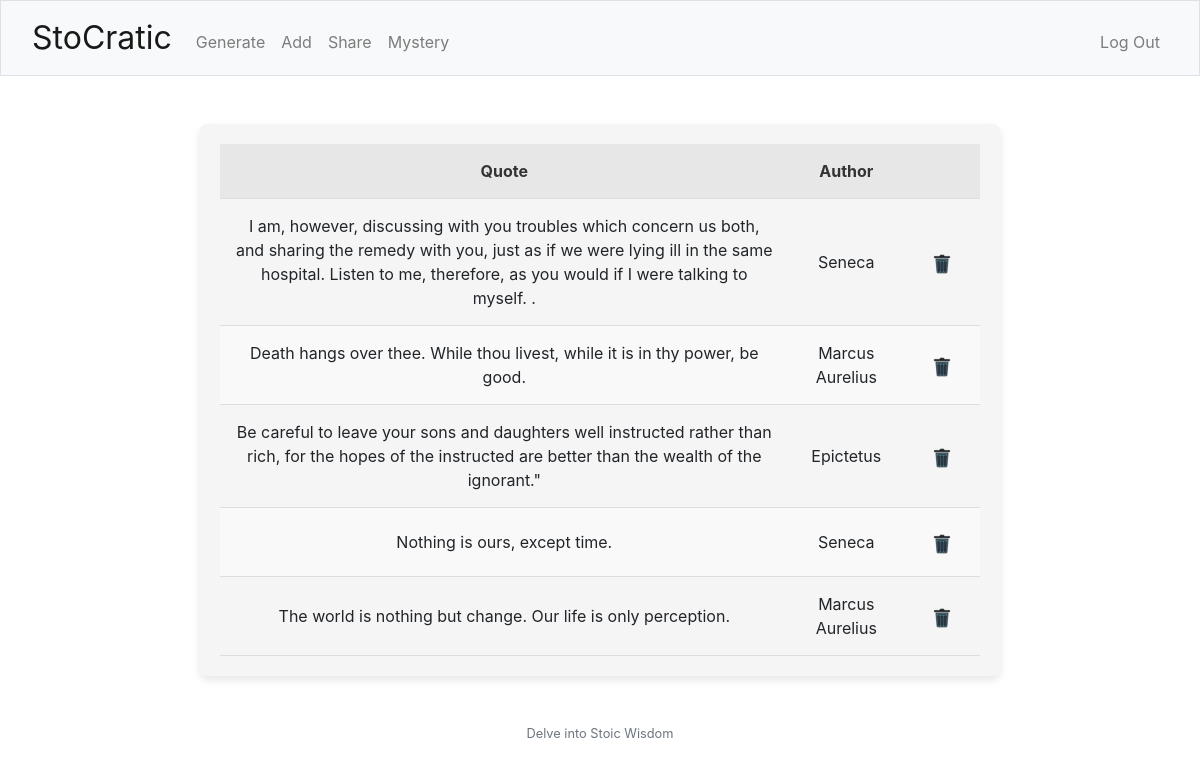
Before: / (signed in) with the older database file.
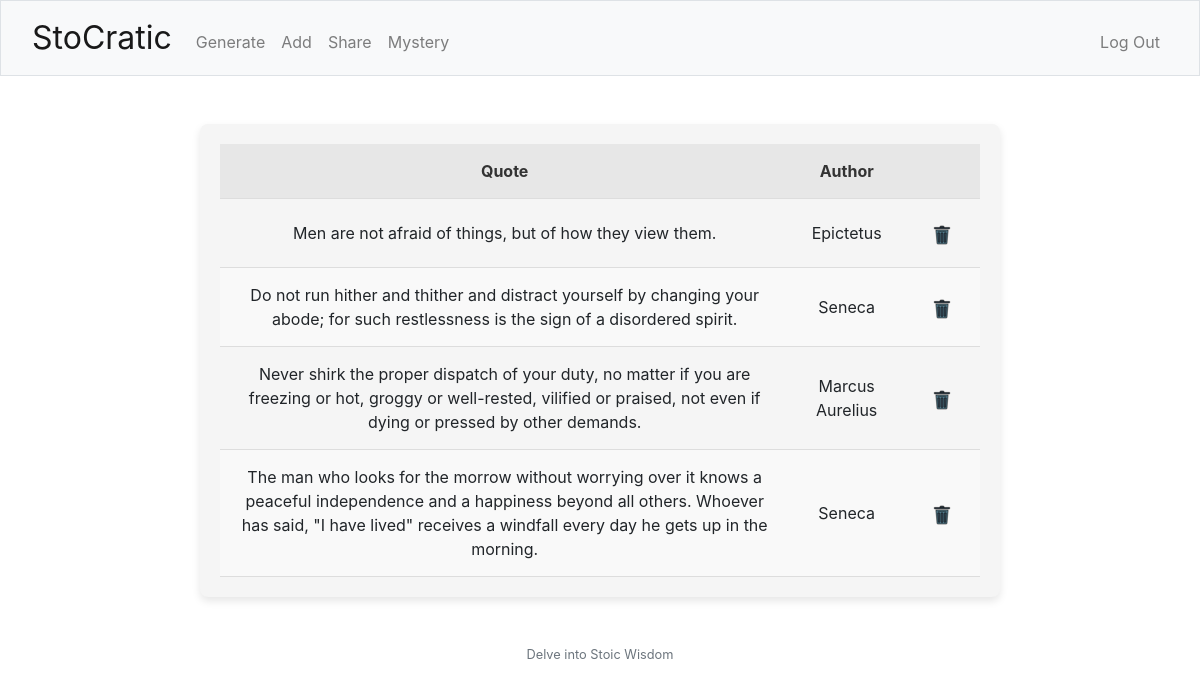
After: the same page with the newer database file.
### tables this page shows
CREATE TABLE quotes (
            id INTEGER PRIMARY KEY,
            quote_text TEXT NOT NULL,
            author TEXT NOT NULL,
            user_id INTEGER,
            FOREIGN KEY(user_id) REFERENCES users(id)
        );

### app.py (the view)
@app.route('/')
@login_required
def index():
    quotes = get_saved_quotes()
    return render_template('index.html', quotes=quotes)

### app.py (called while the page is built)
@app.after_request
def after_request(response):
    response.headers["Cache-Control"] = "no-cache, no-store, must-revalidate"
    response.headers["Expires"] = 0
    response.headers["Pragma"] = "no-cache"
    return response

### helpers.py (called while the page is built)
def login_required(f):
    @wraps(f)
    def decorated_function(*args, **kwargs):
        if session.get("user_id") is None:
            return redirect("/login")
        return f(*args, **kwargs)
    return decorated_function

def get_saved_quotes():
    connection = sqlite3.connect('quotes_app.db')
    cursor = connection.cursor()
    user_id = session['user_id']
    cursor.execute("SELECT quote_text, author FROM quotes WHERE user_id = ?", (user_id,))
    quotes = cursor.fetchall()
    connection.close()
    print(quotes)
    return quotes

### templates/index.html (shortened to what this page needs)
{% extends "layout.html" %}
{% block main %}
    <div class="quotes-table-container">
        <table class="quotes-table">
            <thead>
                <tr>
                    <th>Quote</th>
                    <th>Author</th>
                    <th></th>
                </tr>
            </thead>
            <tbody>
                {% for quote in quotes %}
                <tr>
                    <td>{{ quote[0] }}</td>
                    <td>{{ quote[1] }}</td>
                    <td>
                        <a href="{{ url_for('delete_quote', quote_text=quote[0]) }}" class="btn btn-1">
                            <img src="/static/delete.png" alt="Delete">
                        </a>
                    </td>
                </tr>
                {% endfor %}
            </tbody>
        </table>
    </div>
{% endblock %}

### templates/layout.html (shortened to what this page needs)
<!DOCTYPE html>
<html lang="en">
    <head>
        <link href="https://cdn.jsdelivr.net/npm/bootstrap@5.1.3/dist/css/bootstrap.min.css" rel="stylesheet">
        <link href="/static/styles.css" rel="stylesheet">
        <link rel="stylesheet" href="https://cdn.jsdelivr.net/npm/bootstrap@4.4.1/dist/css/bootstrap.min.css">
    </head>
    <body>
        <nav class="bg-light border navbar navbar-expand-md navbar-light">
            <div class="container-fluid">
                <a class="navbar-brand" href="/"><span class="black">StoCratic</span></a>
                <div class="collapse navbar-collapse" id="navbar">
                    {% if session["user_id"] %}
                        <ul class="navbar-nav me-auto mt-2">
                            <li class="nav-item"><a class="nav-link" href="/generate">Generate</a></li>
                            <li class="nav-item"><a class="nav-link" href="/add">Add</a></li>
                            <li class="nav-item"><a class="nav-link" href="/share">Share</a></li>
                            <li class="nav-item"><a class="nav-link" href="/mystery">Mystery</a></li>
                        </ul>
                        <ul class="navbar-nav ms-auto mt-2">
                            <li class="nav-item"><a class="nav-link" href="/logout">Log Out</a></li>
                        </ul>
                    {% else %}
                        <ul class="navbar-nav ms-auto mt-2">
                            <li class="nav-item"><a class="nav-link" href="/register">Register</a></li>
                            <li class="nav-item"><a class="nav-link" href="/login">Log In</a></li>
                        </ul>
                    {% endif %}
                </div>
            </div>
        </nav>
        <main class="container-fluid py-5 text-center">
            {% block main %}{% endblock %}
        </main>
        <footer class="mb-5 small text-center text-muted">
            Delve into Stoic Wisdom
        </footer>
    </body>
</html>

### static/styles.css (style rules this page uses)
nav .navbar-brand { font-size: xx-large; }
.quotes-table-container { max-width: 800px; margin: auto; padding: 20px; background-color: #f5f5f5; border-radius: 8px; box-shadow: 0 4px 8px rgba(0, 0, 0, 0.1); }
.quotes-table { width: 100%; border-collapse: collapse; }
.quotes-table th, .quotes-table td { padding: 15px; text-align: center; border-bottom: 1px solid #ddd; }
.quotes-table th { background-color: #e7e7e7; color: #333; font-weight: bold; }
.quotes-table tr:nth-child(even) { background-color: #f9f9f9; }
.btn-1 { background-color: transparent; border: none; }

Changed rows visible on the page:
removed quotes: quote_text "I am, however, discussing with you troubles which concern us both, and sharing the remedy with you, just as if we were lying ill in the same hospital. Listen to me, therefore, as you would if I were talking to myself. .", author "Seneca"
removed quotes: quote_text "Death hangs over thee. While thou livest, while it is in thy power, be good.", author "Marcus Aurelius"
removed quotes: quote_text "Be careful to leave your sons and daughters well instructed rather than rich, for the hopes of the instructed are better than the wealth of the ignorant.\"", author "Epictetus"
removed quotes: quote_text "Nothing is ours, except time.", author "Seneca"
removed quotes: quote_text "The world is nothing but change. Our life is only perception.", author "Marcus Aurelius"
added quotes: quote_text "Men are not afraid of things, but of how they view them.", author "Epictetus"
added quotes: quote_text "Do not run hither and thither and distract yourself by changing your abode; for such restlessness is the sign of a disordered spirit.", author "Seneca"
added quotes: quote_text "Never shirk the proper dispatch of your duty, no matter if you are freezing or hot, groggy or well-rested, vilified or praised, not even if dying or pressed by other demands.", author "Marcus Aurelius"
added quotes: quote_text "The man who looks for the morrow without worrying over it knows a peaceful independence and a happiness beyond all others. Whoever has said, \"I have lived\" receives a windfall every day he gets up in the morning.", author "Seneca"
